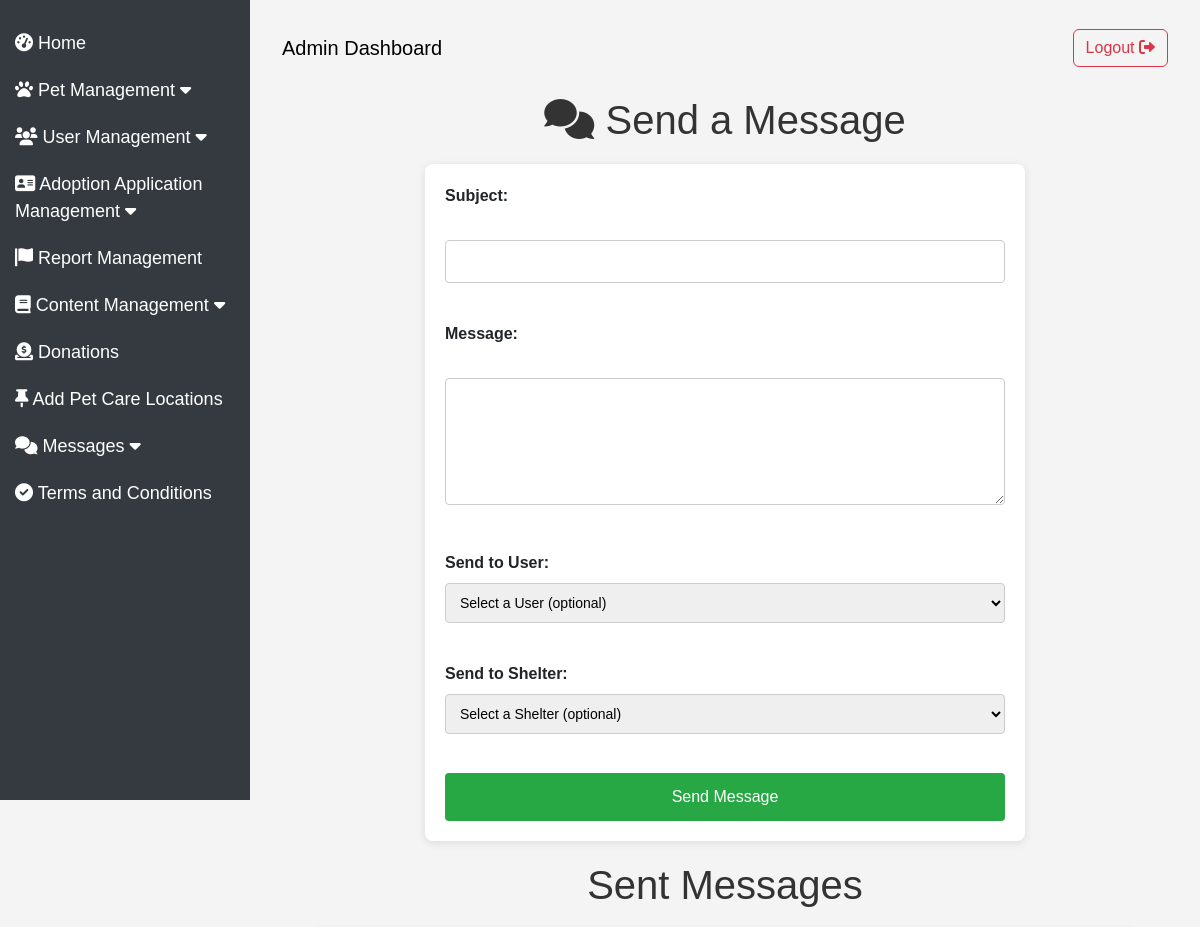
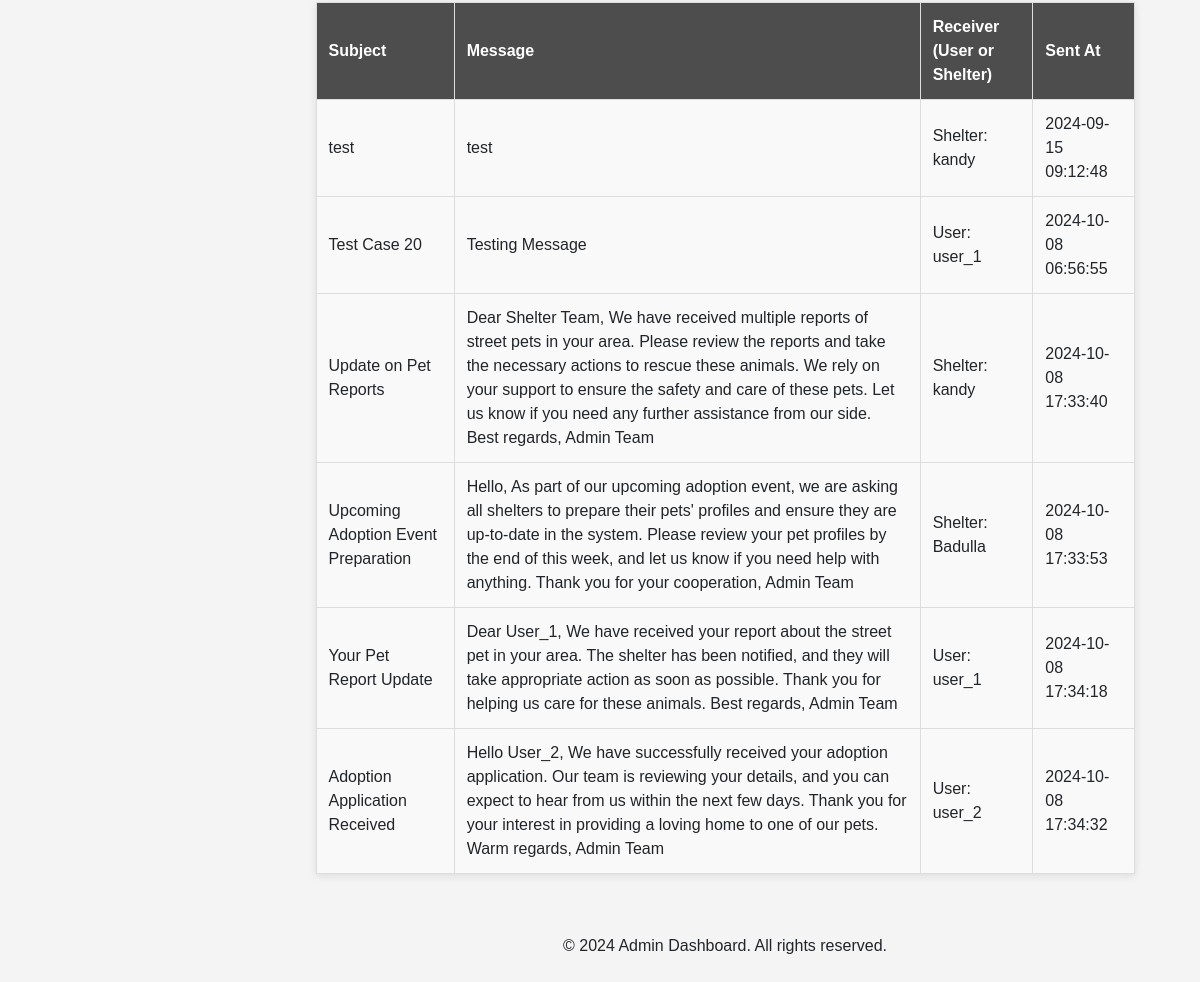
/Final/admin/admin_messaging_form.php (signed in), run on the app's committed database (2 pictures, top to bottom).
### tables this page shows
CREATE TABLE `admin_messages` (
  `MessageID` int(11) NOT NULL,
  `SenderAdminID` int(11) NOT NULL,
  `ReceiverUserID` int(11) DEFAULT NULL,
  `ReceiverShelterID` int(11) DEFAULT NULL,
  `Subject` varchar(255) NOT NULL,
  `MessageContent` text NOT NULL,
  `SentAt` timestamp NOT NULL DEFAULT current_timestamp()
);

CREATE TABLE `shelters` (
  `ShelterID` int(11) NOT NULL,
  `ShelterName` varchar(100) NOT NULL,
  `Address` varchar(255) DEFAULT NULL,
  `PhoneNumber` varchar(15) DEFAULT NULL,
  `Email` varchar(100) DEFAULT NULL,
  `DistrictID` int(11) NOT NULL,
  `CreatedAt` timestamp NOT NULL DEFAULT current_timestamp(),
  `UpdatedAt` timestamp NOT NULL DEFAULT current_timestamp() ON UPDATE current_timestamp(),
  `Password` varchar(255) NOT NULL
);

CREATE TABLE `users` (
  `UserID` int(11) NOT NULL,
  `Username` varchar(50) NOT NULL,
  `PasswordHash` varchar(255) NOT NULL,
  `Email` varchar(100) NOT NULL,
  `PhoneNumber` varchar(15) DEFAULT NULL,
  `Address` text DEFAULT NULL,
  `ProfilePicture` varchar(255) DEFAULT NULL,
  `CreatedAt` timestamp NOT NULL DEFAULT current_timestamp()
);

### Final/admin/admin_messaging_form.php (the view, shortened to what this page needs)
<?php
include 'db.php';
include('partials/header_admin.php');
$adminID = $_SESSION['admin_id'];
$sqlMessages = "SELECT m.MessageID, m.Subject, m.MessageContent, m.SentAt,
                       u.Username AS ReceiverUsername, s.ShelterName AS ReceiverShelterName
                FROM admin_messages m
                LEFT JOIN users u ON m.ReceiverUserID = u.UserID
                LEFT JOIN shelters s ON m.ReceiverShelterID = s.ShelterID
                WHERE m.SenderAdminID = :adminID";
$stmtMessages = $pdo->prepare($sqlMessages);
$stmtMessages->execute([':adminID' => $adminID]);
$messages = $stmtMessages->fetchAll(PDO::FETCH_ASSOC);
?>
<!DOCTYPE html>
<html lang="en">
<head>
</head>
<body>
<h1><i class="fa fa-comments" aria-hidden="true"></i> Send a Message</h1>
<form class="form2" action="admin_messaging_form.php" method="POST">
    <label for="subject">Subject:</label><br>
    <input type="text" id="subject" name="subject" required><br><br>
    <label for="messageContent">Message:</label><br>
    <textarea id="messageContent" name="messageContent" rows="5" required></textarea><br><br>
    <label for="receiver_user_id">Send to User:</label>
    <select id="receiver_user_id" name="receiver_user_id" onchange="toggleSelects('user')">
        <option value="">Select a User (optional)</option>
    </select><br><br>
    <label for="receiver_shelter_id">Send to Shelter:</label>
    <select id="receiver_shelter_id" name="receiver_shelter_id" onchange="toggleSelects('shelter')">
        <option value="">Select a Shelter (optional)</option>
    </select><br><br>
    <button class="btn2" type="submit">Send Message</button>
</form>
<h1>Sent Messages</h1>
<table border="1">
    <tr>
        <th>Subject</th>
        <th>Message</th>
        <th>Receiver (User or Shelter)</th>
        <th>Sent At</th>
    </tr>
    <?php foreach ($messages as $message): ?>
    <tr>
        <td><?= htmlspecialchars($message['Subject']) ?></td>
        <td><?= htmlspecialchars($message['MessageContent']) ?></td>
        <td>
            <?php
            if ($message['ReceiverUsername']) {
                echo "User: " . htmlspecialchars($message['ReceiverUsername']);
            } elseif ($message['ReceiverShelterName']) {
                echo "Shelter: " . htmlspecialchars($message['ReceiverShelterName']);
            } else {
                echo "Unknown";
            }
            ?>
        </td>
        <td><?= htmlspecialchars($message['SentAt']) ?></td>
    </tr>
    <?php endforeach; ?>
</table>
<?php include('partials/footer_admin.php'); ?>
</body>
</html>

### Final/admin/partials/header_admin.php (style rules this page uses)
body { display: flex; min-height: 100vh; flex-direction: column; }

### Final/admin/admin_messaging_form.php (style rules this page uses)
body { font-family: Arial, sans-serif; margin: 0; padding: 0; background-color: #f4f4f4; }
h1 { text-align: center; color: #333; margin-top: 20px; }
.form2 { max-width: 600px; margin: 20px auto; background-color: #fff; padding: 20px; border-radius: 8px; box-shadow: 0 2px 8px rgba(0, 0, 0, 0.1); }
label { font-weight: bold; display: block; margin-bottom: 8px; }
input[type="text"], textarea, select { width: 100%; padding: 10px; margin-bottom: 15px; border: 1px solid #ccc; border-radius: 4px; font-size: 14px; box-sizing: border-box; }
.btn2[type="submit"] { width: 100%; padding: 12px; background-color: #28a745; color: white; border: none; border-radius: 4px; font-size: 16px; cursor: pointer; }
table { width: 90%; margin: 20px auto; border-collapse: collapse; background-color: #fff; border: 1px solid #ddd; box-shadow: 0 2px 8px rgba(0, 0, 0, 0.1); }
table th, table td { padding: 12px; border: 1px solid #ddd; text-align: left; }
table th { background-color: #4C4D4C; color: white; }
table td { background-color: #f9f9f9; }
input, select, textarea { transition: all 0.2s; }

### data on the page
admin_messages: Subject "test", MessageContent "test", ReceiverShelterID.ShelterName "kandy", SentAt "2024-09-15 09:12:48"
admin_messages: Subject "Test Case 20", MessageContent "Testing Message", ReceiverUserID.Username "user_1", SentAt "2024-10-08 06:56:55"
admin_messages: Subject "Update on Pet Reports", MessageContent "Dear Shelter Team, We have received multiple reports of street pets in your area. Please review the reports and take the necessary actions to rescue these animals. We rely on your support to ensure the safety and care of these pets. Let us know if you need any further assistance from our side. Best regards, Admin Team", ReceiverShelterID.ShelterName "kandy", SentAt "2024-10-08 17:33:40"
admin_messages: Subject "Upcoming Adoption Event Preparation", MessageContent "Hello, As part of our upcoming adoption event, we are asking all shelters to prepare their pets' profiles and ensure they are up-to-date in the system. Please review your pet profiles by the end of this week, and let us know if you need help with anything. Thank you for your cooperation, Admin Team", ReceiverShelterID.ShelterName "Badulla", SentAt "2024-10-08 17:33:53"
admin_messages: Subject "Your Pet Report Update", MessageContent "Dear User_1, We have received your report about the street pet in your area. The shelter has been notified, and they will take appropriate action as soon as possible. Thank you for helping us care for these animals. Best regards, Admin Team", ReceiverUserID.Username "user_1", SentAt "2024-10-08 17:34:18"
admin_messages: Subject "Adoption Application Received", MessageContent "Hello User_2, We have successfully received your adoption application. Our team is reviewing your details, and you can expect to hear from us within the next few days. Thank you for your interest in providing a loving home to one of our pets. Warm regards, Admin Team", ReceiverUserID.Username "user_2", SentAt "2024-10-08 17:34:32"
